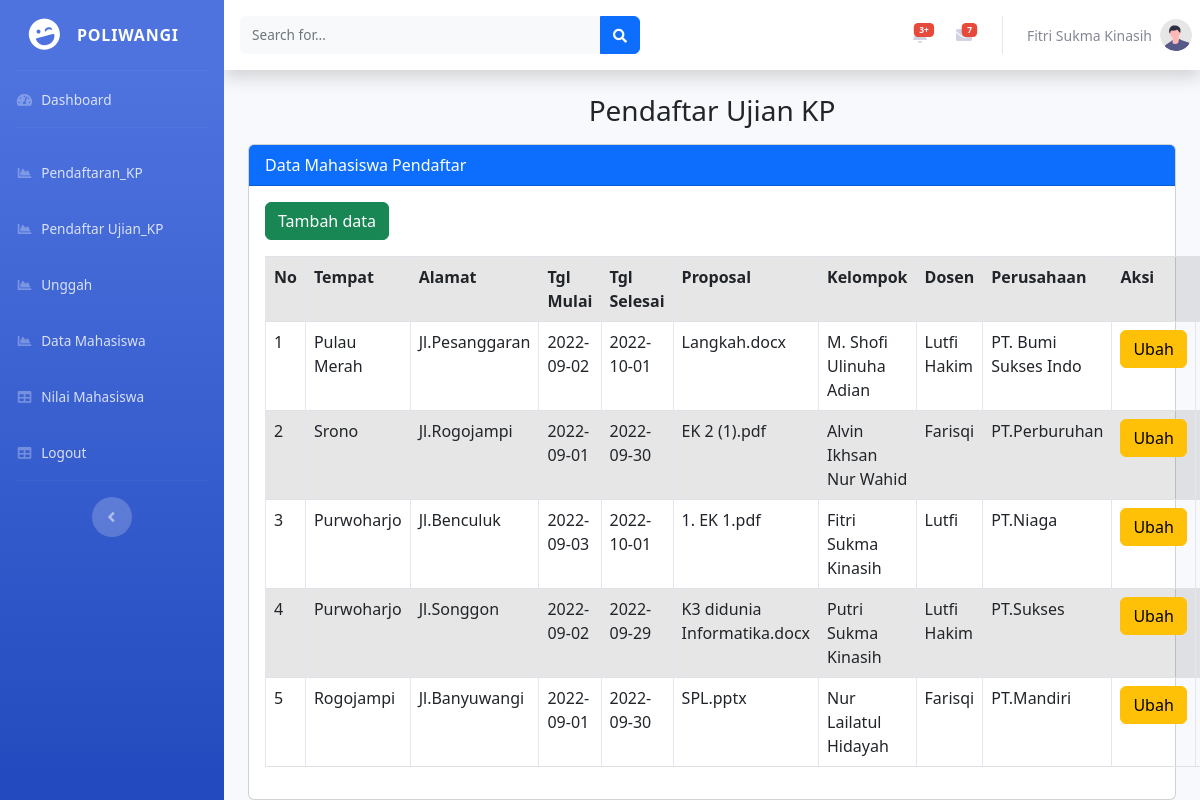
The page /awal.php on the database its author committed.
### tables this page shows
CREATE TABLE `tb_pendaftar` (
  `Id` int(11) NOT NULL,
  `Tempat_KP` varchar(45) NOT NULL,
  `Alamat_KP` varchar(45) NOT NULL,
  `Tanggal_Mulai` date NOT NULL,
  `Tanggal_Selesai` date NOT NULL,
  `Proposal` varchar(45) NOT NULL,
  `Anggota_Kelompok` varchar(45) NOT NULL,
  `Dosen` varchar(45) NOT NULL,
  `Perusahaan` varchar(45) NOT NULL
);

### awal.php (the view, shortened to what this page needs)
<!DOCTYPE html>
<html lang="en">
<head>
    <link href="vendor/fontawesome-free/css/all.min.css" rel="stylesheet" type="text/css">
    <link href="css/sb-admin-2.min.css" rel="stylesheet">
</head>
<body id="page-top">
    <div id="wrapper">
        <ul class="navbar-nav bg-gradient-primary sidebar sidebar-dark accordion" id="accordionSidebar">
            <a class="sidebar-brand d-flex align-items-center justify-content-center" href="index.html">
                <div class="sidebar-brand-icon rotate-n-15">
                    <i class="fas fa-laugh-wink"></i>
                </div>
                <div class="sidebar-brand-text mx-3">POLIWANGI <sup></sup></div>
            </a>
            <hr class="sidebar-divider my-0">
            <li class="nav-item">
                <a class="nav-link" href="fitri_awal.php">
                    <i class="fas fa-fw fa-tachometer-alt"></i>
                    <span>Dashboard</span></a>
            </li>
            <hr class="sidebar-divider">
            <li class="nav-item">
                <a class="nav-link" href="putri.php">
                    <i class="fas fa-fw fa-chart-area"></i>
                    <span>Pendaftaran_KP</span></a>
            </li>
            <li class="nav-item">
                <a class="nav-link" href="awal.php">
                    <i class="fas fa-fw fa-chart-area"></i>
                    <span>Pendaftar Ujian_KP</span></a>
            </li>
             <li class="nav-item">
                <a class="nav-link" href="alvin.php">
                    <i class="fas fa-fw fa-chart-area"></i>
                    <span>Unggah</span></a>
            </li>
            <li class="nav-item">
                <a class="nav-link" href="mahasiswa1.php">
                    <i class="fas fa-fw fa-chart-area"></i>
                    <span>Data Mahasiswa</span></a>
            </li>
            <li class="nav-item">
                <a class="nav-link" href="nilai.php">
                    <i class="fas fa-fw fa-table"></i>
                    <span>Nilai Mahasiswa</span></a>
            </li>
            <li class="nav-item">
                <a class="nav-link" href="index.php">
                    <i class="fas fa-fw fa-table"></i>
                    <span>Logout</span></a>
            </li>
            <hr class="sidebar-divider d-none d-md-block">
            <div class="text-center d-none d-md-inline">
                <button class="rounded-circle border-0" id="sidebarToggle"></button>
            </div>
        </ul>
        <div id="content-wrapper" class="d-flex flex-column">
            <div id="content">
                <nav class="navbar navbar-expand navbar-light bg-white topbar mb-4 static-top shadow">
                    <form
                        class="d-none d-sm-inline-block form-inline mr-auto ml-md-3 my-2 my-md-0 mw-100 navbar-search">
                        <div class="input-group">
                            <input type="text" class="form-control bg-light border-0 small" placeholder="Search for..."
                                aria-label="Search" aria-describedby="basic-addon2">
                            <div class="input-group-append">
                                <button class="btn btn-primary" type="button">
                                    <i class="fas fa-search fa-sm"></i>
                                </button>
                            </div>
                        </div>
                    </form>
                    <ul class="navbar-nav ml-auto">
                        <li class="nav-item dropdown no-arrow mx-1">
                            <a class="nav-link dropdown-toggle" href="#" id="alertsDropdown" role="button"
                                data-toggle="dropdown" aria-haspopup="true" aria-expanded="false">
                                <span class="badge badge-danger badge-counter">3+</span>
                            </a>
                        </li>
                        <li class="nav-item dropdown no-arrow mx-1">
                            <a class="nav-link dropdown-toggle" href="#" id="messagesDropdown" role="button"
                                data-toggle="dropdown" aria-haspopup="true" aria-expanded="false">
                                <span class="badge badge-danger badge-counter">7</span>
                            </a>
                        </li>
                        <li class="nav-item dropdown no-arrow">
                            <a class="nav-link dropdown-toggle" href="#" id="userDropdown" role="button"
                                data-toggle="dropdown" aria-haspopup="true" aria-expanded="false">
                                <span class="mr-2 d-none d-lg-inline text-gray-600 small">Fitri Sukma Kinasih</span>
                                <img class="img-profile rounded-circle"
                                    src="img/undraw_profile.svg">
                            </a>
                        </li>
                    </ul>
                </nav>
                <div class="container-fluid">
<?php
include "koneksi.php";
?>
<!doctype html>
<html lang="en">
<head>
  <link href="https://cdn.jsdelivr.net/npm/bootstrap@5.2.0/dist/css/bootstrap.min.css" rel="stylesheet"
>
</head>
    <body>
        <div class="container">
          <div class="mt-3">
            <h3 class="text-center">Pendaftar Ujian KP</h3>
        </div>
       <div class="card mt-3">
          <div class="card-header bg-primary text-white">
            Data Mahasiswa Pendaftar
          </div>
          <div class="card-body">
            <button type="button" class="btn btn-success mb-3" data-bs-toggle="modal" data-bs-target="#ModalTambah">
              Tambah data
            </button>
            <table class="table table-bordered table-striped table-hover">
              <tr>
              <th>No</th>
                <th>Tempat</th>
                <th>Alamat</th>
                <th>Tgl Mulai</th>
                <th>Tgl Selesai</th>
                <th>Proposal</th>
                <th>Kelompok</th>
                <th>Dosen</th>
                <th>Perusahaan</th>
                <th colspan="2">Aksi</th>
                </tr>
                <?php
                $No = 1;
                $tampil = mysqli_query($konek, "SELECT * FROM tb_pendaftar ORDER BY Id DESC");
                while ($data = mysqli_fetch_array($tampil)) :
                ?>
              <tr>
                <td> <?= $No++ ?> </td>
                <td><?= $data['Tempat_KP'] ?></td>
                <td><?= $data['Alamat_KP'] ?></td>
                <td><?= $data['Tanggal_Mulai'] ?></td>
                <td><?= $data['Tanggal_Selesai'] ?></td>
                <td><?= $data['Proposal'] ?></td>
                <td><?= $data['Anggota_Kelompok'] ?></td>
                <td><?= $data['Dosen'] ?></td>
                <td><?= $data['Perusahaan'] ?></td>
                <td>
                  <a href="#" class="btn btn-warning" data-bs-toggle="modal" data-bs-target="#ModalUbah<?= $No ?>">Ubah</a>
                </td>
                <td>
                </td>
              </tr>
            <?php endwhile; ?>
          </table>
        </div>
      </div>
    </div class>
  </body>
  </html>
                </div>
</body>
</html>

### rows shown on the page
tb_pendaftar: Tempat_KP "Pulau Merah", Alamat_KP "Jl.Pesanggaran", Tanggal_Mulai "2022-09-02", Tanggal_Selesai "2022-10-01", Proposal "Langkah.docx", Anggota_Kelompok "M. Shofi Ulinuha Adian", Dosen "Lutfi Hakim", Perusahaan "PT. Bumi Sukses Indo"
tb_pendaftar: Tempat_KP "Srono", Alamat_KP "Jl.Rogojampi", Tanggal_Mulai "2022-09-01", Tanggal_Selesai "2022-09-30", Proposal "EK 2 (1).pdf", Anggota_Kelompok "Alvin Ikhsan Nur Wahid", Dosen "Farisqi", Perusahaan "PT.Perburuhan"
tb_pendaftar: Tempat_KP "Purwoharjo", Alamat_KP "Jl.Benculuk", Tanggal_Mulai "2022-09-03", Tanggal_Selesai "2022-10-01", Proposal "1. EK 1.pdf", Anggota_Kelompok "Fitri Sukma Kinasih", Dosen "Lutfi", Perusahaan "PT.Niaga"
tb_pendaftar: Tempat_KP "Purwoharjo", Alamat_KP "Jl.Songgon", Tanggal_Mulai "2022-09-02", Tanggal_Selesai "2022-09-29", Proposal "K3 didunia Informatika.docx", Anggota_Kelompok "Putri Sukma Kinasih", Dosen "Lutfi Hakim", Perusahaan "PT.Sukses"
tb_pendaftar: Tempat_KP "Rogojampi", Alamat_KP "Jl.Banyuwangi", Tanggal_Mulai "2022-09-01", Tanggal_Selesai "2022-09-30", Proposal "SPL.pptx", Anggota_Kelompok "Nur Lailatul Hidayah", Dosen "Farisqi", Perusahaan "PT.Mandiri"
